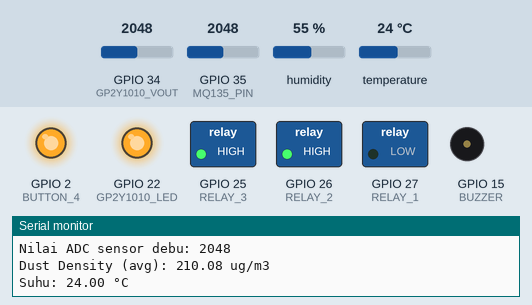
A sketch run on a simulated ESP32. Shown: switched loads named in the sketch (green lamp = pin HIGH), output pins drawn as LEDs (lit = HIGH), buzzer (waves = sounding, pin HIGH), the last lines printed to the serial monitor. The test bench sets the inputs (shaded band); at power-on: GPIO 34 (GP2Y1010_VOUT) = 2048, temperature 24 °C, GPIO 35 (MQ135_PIN) = 2048, humidity 55 %. WiFi joins after 1.5 s; servers stay silent unless stated.

Above: at 3.0 s.
3.1 s: GPIO 34 (GP2Y1010_VOUT) set to 1030
9.3 s: GPIO 34 (GP2Y1010_VOUT) set to 932
At 11.1 s:
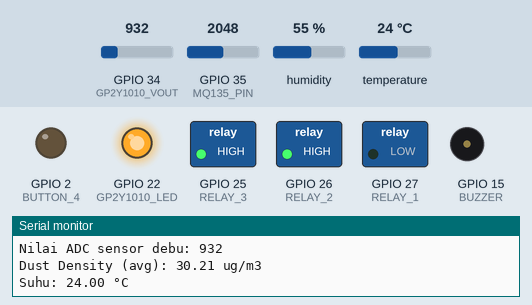
16.9 s: GPIO 34 (GP2Y1010_VOUT) set to 1140
At 20.2 s:
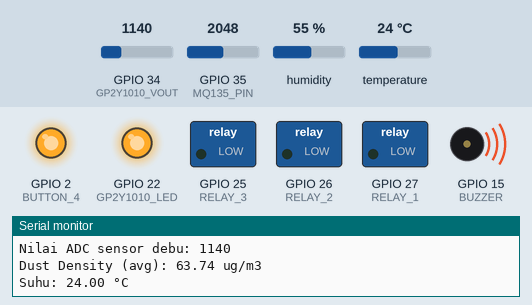
21.3 s: GPIO 34 (GP2Y1010_VOUT) set to 460
At 24.2 s:
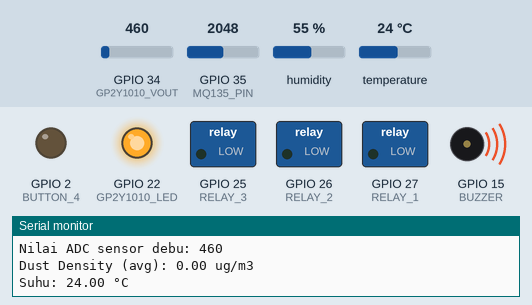
28.9 s: temperature set to 30.3 °C
33.4 s: temperature set to 31.7 °C
At 35.3 s:
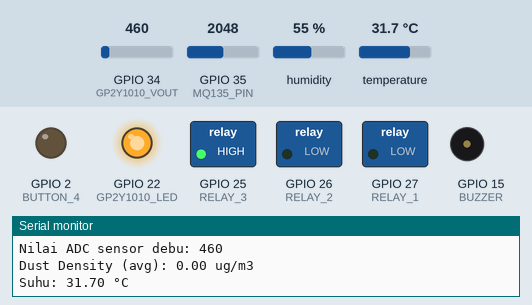
Timing chart, 0 to 36.8 s (numbered marks = the images above; inputs shaded):
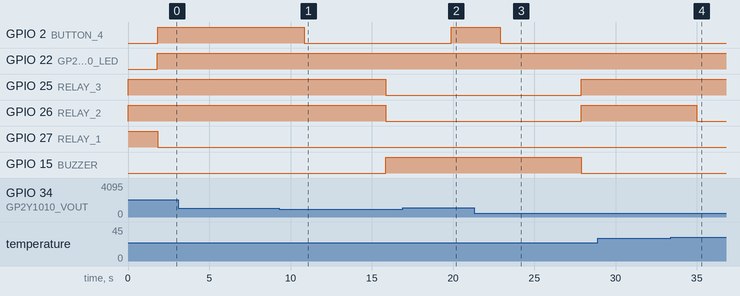

Measured:
- the behaviour switches between 962 and 961 on GPIO 34 (GP2Y1010_VOUT) (found by bisection; images 0 and 1)
- the behaviour switches between 31 and 31.1 °C on temperature (found by bisection; images 3 and 4)
- after the input at 9.3 s, GPIO 2 (BUTTON_4): HIGH → LOW after 1.6 s; GPIO 25 (RELAY_3), GPIO 26 (RELAY_2): HIGH → LOW after 6.6 s; GPIO 15 (BUZZER): LOW → HIGH after 6.6 s
- after the input at 16.9 s, GPIO 2 (BUTTON_4): LOW → HIGH after 3.0 s
- after the input at 21.3 s, GPIO 2 (BUTTON_4): HIGH → LOW after 1.6 s; GPIO 25 (RELAY_3), GPIO 26 (RELAY_2): LOW → HIGH after 6.6 s; GPIO 15 (BUZZER): HIGH → LOW after 6.6 s
- after the input at 33.4 s, GPIO 26 (RELAY_2): HIGH → LOW after 1.6 s

The sketch:

RevisiDebu_Kode_Tubes_Selesai1.ino
```cpp
#define BLYNK_TEMPLATE_ID "TMPL627pCUxeA"
#define BLYNK_TEMPLATE_NAME "Peringatan Kualitas Udara"
#define BLYNK_AUTH_TOKEN "OacMGeVIEf9s-5JDKMGcLNxnKUEL46Sq"

#include <Arduino.h>
#include <freertos/FreeRTOS.h>
#include <freertos/task.h>
#include <WiFi.h>
#include <BlynkSimpleEsp32.h>
#include "DHT.h"

// Pin definitions
#define DHTPIN 33   // Pin untuk DHT22 (menggantikan tombol 1)
#define DHTTYPE DHT22 // Jenis sensor DHT
#define MQ135_PIN 35  // Pin untuk sensor MQ-135 (menggantikan tombol 2)
#define GP2Y1010_VOUT 34  // Pin ADC untuk output sensor debu
#define GP2Y1010_LED 22   // Pin untuk kontrol LED sensor debu
#define BUTTON_4 2  // Pin untuk tombol darurat
#define RELAY_1 27   // Pin untuk relay 1
#define RELAY_2 26   // Pin untuk relay 2
#define RELAY_3 25   // Pin untuk relay 3
#define BUZZER 15    // Pin untuk buzzer

// WiFi and Blynk credentials
const char* ssid = "ImanFMobile";
const char* password = "12345678";
char blynkAuth[] = "OacMGeVIEf9s-5JDKMGcLNxnKUEL46Sq";

// Global variables
SemaphoreHandle_t xSemaphore; // Semaphore untuk mengatur akses ke resource yang digunakan bersama
volatile bool sendNotification = false; // Flag untuk mengirim notifikasi
volatile bool emergencyActive = false;  // Status darurat global
volatile bool mq135SensorActive = false; // Status sensor MQ-135
volatile bool button3Active = false;    // Status tombol 3
volatile bool gp2y1010Active = false;  // Status sensor debu

// Inisialisasi sensor DHT
DHT dht(DHTPIN, DHTTYPE);

float dustDensity = 0; // Variabel untuk menyimpan densitas debu
float Voc = 0.6;       // Tegangan awal sensor debu
const float K = 0.5;   // Konstanta kalibrasi sensor debu
int warning = 0;       // Flag untuk peringatan umum

// Moving Average Variables
#define N 100
float movingAverageBuffer[N] = {0}; // Buffer untuk moving average
int movingAverageIndex = 0;         // Indeks buffer moving average
float movingAverageSum = 0;         // Jumlah total buffer moving average
int warningDust = 0;                // Flag untuk peringatan debu
const int warningLEDPin = 2;        // Pin LED built-in ESP32

void setup() {
  // Initialize pin modes
  pinMode(MQ135_PIN, INPUT);
  pinMode(GP2Y1010_VOUT, INPUT);
  pinMode(GP2Y1010_LED, OUTPUT);
  pinMode(BUTTON_4, INPUT_PULLUP);
  pinMode(RELAY_1, OUTPUT);
  pinMode(RELAY_2, OUTPUT);
  pinMode(RELAY_3, OUTPUT);
  pinMode(BUZZER, OUTPUT);
  pinMode(warningLEDPin, OUTPUT); // DEKLARASI PIN BUILT IN LED ESP32 BOARD SEBAGAI INDIKATOR Dust Density

  // Set initial states
  digitalWrite(RELAY_1, HIGH); // Set relay ke keadaan mati (HIGH)
  digitalWrite(RELAY_2, HIGH);
  digitalWrite(RELAY_3, HIGH);
  digitalWrite(BUZZER, LOW);

  Serial.begin(115200);
  Serial.println("Relay initialized to HIGH (inactive)");

  // Connect to WiFi
  WiFi.begin(ssid, password);
  while (WiFi.status() != WL_CONNECTED) {
    delay(500);
    Serial.print(".");
  }
  Serial.println("\nWiFi connected");

  // Initialize Blynk
  Blynk.begin(blynkAuth, ssid, password);

  // Initialize DHT sensor
  dht.begin();

  // Create semaphore
  xSemaphore = xSemaphoreCreateBinary(); // Membuat semaphore
  xSemaphoreGive(xSemaphore);            // Melepaskan semaphore agar bisa digunakan

  // Create tasks
  xTaskCreatePinnedToCore(taskDHTSensor, "TaskDHTSensor", 2048, NULL, 1, NULL, 1); // Membaca data DHT
  xTaskCreatePinnedToCore(taskMQ135Sensor, "TaskMQ135Sensor", 2048, NULL, 1, NULL, 1); // Membaca data MQ135
  xTaskCreatePinnedToCore(taskGP2Y1010, "TaskGP2Y1010", 2048, NULL, 1, NULL, 1); // Membaca data sensor debu
  xTaskCreatePinnedToCore(taskRelayControl, "TaskRelayControl", 1024, NULL, 1, NULL, 1); // Mengontrol relay
  xTaskCreatePinnedToCore(taskEmergencyButton, "TaskEmergencyButton", 1024, NULL, 2, NULL, 0); // Tombol darurat
}

void loop() {
  Blynk.run(); // Menjalankan Blynk loop

  // Handle notification sending
  if (sendNotification) {
    Serial.println("Preparing to send notification from loop...");
    if (Blynk.connected()) {
      Blynk.logEvent("darurat", "Darurat: Semua relay dan buzzer aktif"); // Mengirim notifikasi ke Blynk
      Serial.println("Notification sent to Blynk");
    } else {
      Serial.println("Failed to send notification: Blynk not connected"); // Gagal mengirim notifikasi
    }
    sendNotification = false; // Reset flag
  }
}

// Task untuk membaca sensor DHT
volatile bool dhtSensorActive = false; // Status sensor DHT

void taskDHTSensor(void *parameter) {
  while (true) {
    float temperature = dht.readTemperature(); // Membaca suhu dari sensor DHT
    if (!isnan(temperature)) {
      Serial.print("Suhu: ");
      Serial.print(temperature);
      Serial.println(" °C");
      if (temperature > 31.0) {
        dhtSensorActive = true; // Aktif jika suhu melebihi batas
      } else {
        dhtSensorActive = false; // Tidak aktif jika suhu normal
      }
    } else {
      Serial.println("Gagal membaca data dari sensor DHT!");
      dhtSensorActive = false;
    }
    vTaskDelay(3000 / portTICK_PERIOD_MS); // Delay 3 detik
  }
}

// Task untuk membaca sensor MQ-135
void taskMQ135Sensor(void *parameter) {
  while (true) {
    int sensorValue = analogRead(MQ135_PIN); // Membaca nilai ADC dari MQ-135
    Serial.print("Nilai sensor MQ-135: ");
    Serial.println(sensorValue);

    if (sensorValue > 1100) { // Ambang batas asap
      mq135SensorActive = true;
    } else {
      mq135SensorActive = false;
    }
    vTaskDelay(3000 / portTICK_PERIOD_MS); // Delay 3 detik
  }
}

// Task untuk membaca sensor debu GP2Y1010
void taskGP2Y1010(void *parameter) {
  while (true) {
    if (xSemaphoreTake(xSemaphore, (TickType_t)10) == pdTRUE) { // Mengambil semaphore untuk mengamankan resource
      // Masuk ke bagian critical section
      float dustValue;

      // Menyalakan LED inframerah pada sensor untuk pengukuran
      digitalWrite(GP2Y1010_LED, LOW);
      delayMicroseconds(280); // Durasi sampling waktu untuk pembacaan sensor

      // Membaca nilai ADC dari sensor GP2Y1010
      int VoRaw = analogRead(GP2Y1010_VOUT);

      // Mematikan LED inframerah setelah pengukuran
      digitalWrite(GP2Y1010_LED, HIGH);
      delayMicroseconds(9620); // Stabilkan setelah membaca

      Serial.print("Nilai ADC sensor debu: ");
      Serial.println(VoRaw); // Tampilkan pembacaan nilai ADC sensor debu

      // Menghitung tegangan instan sensor berdasarkan nilai ADC
      float Vo = VoRaw / 4095.0 * 3.3; // Tegangan keluaran sensor dalam Volt
      float dV = Vo - Voc; // Perbedaan tegangan dari nilai baseline
      if (dV < 0) {
          dV = 0; // Pastikan perbedaan tegangan tidak negatif
          Voc = Vo; // Update nilai Voc jika ada noise negatif
      }

      // Menghitung densitas debu berdasarkan konstanta kalibrasi
      dustDensity = dV / K * 100.0; // Dalam satuan ug/m^3


      // Cetak hasil akhir densitas debu
      Serial.printf("Dust Density (avg): %.2f ug/m3\n", dustDensity);

      // Periksa apakah densitas debu melebihi ambang batas
      if (dustDensity > 35.0) {
        digitalWrite(warningLEDPin, HIGH); // Nyalakan indikator jika berbahaya
        warningDust = 1;
      } else {
        digitalWrite(warningLEDPin, LOW); // Matikan indikator jika aman
        warningDust = 0;
      }

      dustValue = dustDensity; // Salin nilai debu untuk referensi lebih lanjut

      // Selesai bagian critical section
      xSemaphoreGive(xSemaphore); // Melepaskan semaphore
    } else {
      Serial.println("Failed to acquire semaphore in taskGP2Y1010."); // Log jika semaphore gagal diambil
    }

    vTaskDelay(3000 / portTICK_PERIOD_MS); // Delay 3 detik sebelum pengukuran berikutnya
  }
}

// Task untuk kontrol relay
void taskRelayControl(void *parameter) {
  while (true) {
    if (!emergencyActive) { // Hanya kontrol relay jika tidak dalam mode darurat
      // Hitung jumlah tombol yang aktif termasuk sensor DHT, MQ-135, dan debu
      int activeInputs = (dhtSensorActive ? 1 : 0) +
                         (mq135SensorActive ? 1 : 0) +
                         (gp2y1010Active ? 1 : 0);

      // Atur relay berdasarkan jumlah input yang aktif
      digitalWrite(RELAY_1, activeInputs >= 1 ? LOW : HIGH); // Aktifkan relay 1 jika ada minimal 1 input aktif
      digitalWrite(RELAY_2, activeInputs >= 2 ? LOW : HIGH); // Aktifkan relay 2 jika ada minimal 2 input aktif
      digitalWrite(RELAY_3, activeInputs >= 3 ? LOW : HIGH); // Aktifkan relay 3 jika ada semua input aktif
    }
    vTaskDelay(50 / portTICK_PERIOD_MS); // Delay 50 ms
  }
}

// Task untuk tombol darurat
void taskEmergencyButton(void *parameter) {
  int button4HoldTime = 0; // Waktu tekan tombol darurat
  while (true) {
    int button4State = digitalRead(BUTTON_4); // Membaca status tombol darurat
    if (button4State == LOW) { // Jika tombol ditekan
      button4HoldTime++;
      if (button4HoldTime >= 500) { // Jika ditekan lebih dari 5 detik
        if (xSemaphoreTake(xSemaphore, (TickType_t)10) == pdTRUE) { // Mengambil semaphore
          emergencyActive = !emergencyActive; // Toggle mode darurat
          if (emergencyActive) {
            digitalWrite(RELAY_1, LOW);
            digitalWrite(RELAY_2, LOW);
            digitalWrite(RELAY_3, LOW);
            digitalWrite(BUZZER, HIGH);
            sendNotification = true; // Kirim notifikasi darurat
            Serial.println("Emergency activated: All relays and buzzer are ON.");
          } else {
            digitalWrite(RELAY_1, HIGH);
            digitalWrite(RELAY_2, HIGH);
            digitalWrite(RELAY_3, HIGH);
            digitalWrite(BUZZER, LOW);
            Serial.println("Emergency deactivated: All relays and buzzer are OFF.");
          }
          xSemaphoreGive(xSemaphore); // Melepaskan semaphore
        }
        while (digitalRead(BUTTON_4) == LOW) {
          vTaskDelay(10 / portTICK_PERIOD_MS); // Tunggu tombol dilepas
        }
        button4HoldTime = 0; // Reset waktu tekan
      }
    } else {
      button4HoldTime = 0; // Reset waktu tekan jika tombol tidak ditekan
    }
    vTaskDelay(10 / portTICK_PERIOD_MS); // Delay 10 ms
  }
}
```
